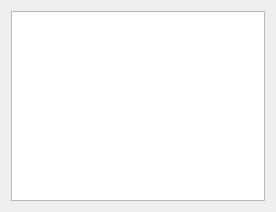
<?xml version="1.0" encoding="UTF-8"?>
<ui version="4.0">
 <class>Shell</class>
 <widget class="QWidget" name="Shell">
  <property name="geometry">
   <rect>
    <x>0</x>
    <y>0</y>
    <width>276</width>
    <height>212</height>
   </rect>
  </property>
  <property name="windowTitle">
   <string>Shell</string>
  </property>
  <layout class="QVBoxLayout" name="_2">
   <item>
    <layout class="QHBoxLayout" name="header_layout">
     <item>
      <widget class="ShellTextEdit" name="shell"/>
     </item>
    </layout>
   </item>
  </layout>
 </widget>
 <customwidgets>
  <customwidget>
   <class>ShellTextEdit</class>
   <extends>QTextEdit</extends>
   <header>rqt_shell.shell_text_edit</header>
  </customwidget>
 </customwidgets>
 <resources/>
 <connections/>
</ui>
